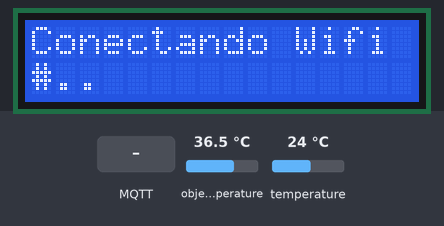
This sketch was run on a simulated ESP32. Parts: 16×2 character LCD. Inputs (shaded band) come from the test bench; at power-on: object temperature 36.5 °C, temperature 24 °C. WiFi joins after 1.5 s; servers stay silent unless stated; no MQTT or app messages arrive unless stated; what the sketch prints to the serial monitor is not drawn.

Above: at 4.8 s.
4.9 s: MQTT message "15" arrives on the first subscribed topic
8.7 s: object temperature set to 34.4 °C
At 13.1 s:
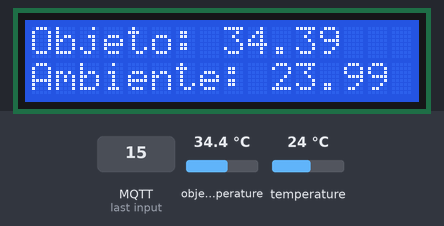
21.1 s: object temperature set to 33.7 °C
At 26.3 s:
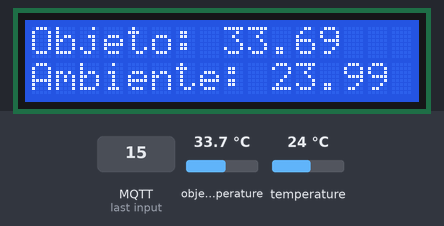
28.4 s: object temperature set to 39 °C
At 31.2 s:
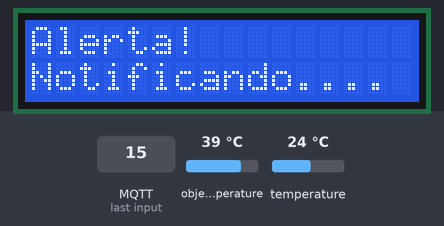
42.4 s: temperature set to 12 °C
At 48.3 s:
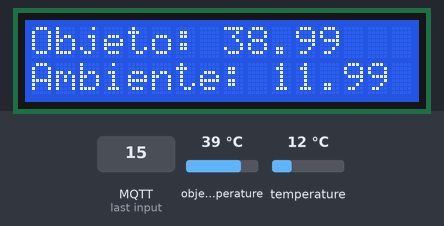
50.0 s: MQTT message "2" arrives on the first subscribed topic
At 54.2 s:
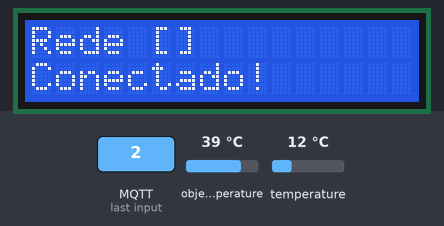
Timing chart, 0 to 55.7 s (numbered marks = the images above; inputs shaded):
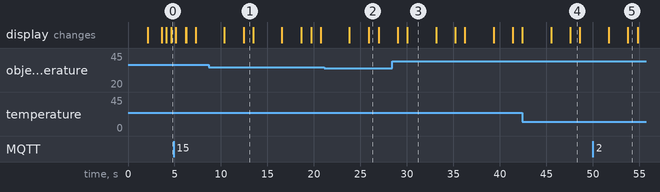

The sketch:

challenge.ino
```cpp
#include "secrets.h"
#include <WiFiClientSecure.h>
#include <PubSubClient.h>
#include <ArduinoJson.h>
#include "WiFi.h"

#include <SPI.h>
#include <Wire.h>
#include <SparkFunMLX90614.h>  // Biblioeca do Sensor Infravermelho
#include <LiquidCrystal_I2C.h>


LiquidCrystal_I2C display(0x27, 16, 2);  //porta hexa, 16 colunas e 2 linhas


#define AWS_IOT_PUBLISH_TOPIC "esp32/2/pub"
#define AWS_IOT_SUBSCRIBE_TOPIC "esp32/sub"
long lastReconnectAttempt = 0;
long connectWiFiCount = 0;
int reconnectToWifiDefault = 0;

IRTherm temperatura;
WiFiClientSecure net = WiFiClientSecure();
PubSubClient client(net);


void connectWifi(const char* ssid, const char* password) {

  connectWiFiCount = 0;

  Serial.println("Wi-Fi: " + String(ssid));
  display.clear();
  display.print("Conectando Wifi");

  WiFi.mode(WIFI_STA);
  WiFi.begin(ssid, password);

  Serial.println("Connecting to Wi-Fi: ");
  display.setCursor(0, 1);
  display.print(String(ssid));

  while (WiFi.status() != WL_CONNECTED) {
    delay(500);
    Serial.println(".");
    display.print(".");
    connectWiFiCount++;

    if (connectWiFiCount == 15) {
      connectWiFiCount = 0;
      display.clear();
      display.print("Falha Conexao!");
      display.setCursor(0, 1);
      display.print(String(ssid));
      delay(500);
      reconnectToWifiDefault++;

      if (reconnectToWifiDefault == 2) {
        reconnectToWifiDefault = 0;
        connectWifi("#", "12345678");
      } else {
        connectWifi(ssid, password);
      }
    }
  }

  Serial.println("Wi-Fi: " + String(ssid) + " connected!!");
  display.clear();
  display.print("Rede [" + String(ssid) + "]");

  display.setCursor(0, 1);
  display.print("Conectado!");
  delay(1000);


  // Configure WiFiClientSecure to use the AWS IoT device credentials
  net.setCACert(AWS_CERT_CA);
  net.setCertificate(AWS_CERT_CRT);
  net.setPrivateKey(AWS_CERT_PRIVATE);
}

boolean connectAWS() {


  Serial.println("RECONECTAR THING");
  // Connect to the MQTT broker on the AWS endpoint we defined earlier
  client.setServer(AWS_IOT_ENDPOINT, 8883);

  Serial.println("Connecting to AWS IOT");
  display.clear();
  display.print("Conectando no ");
  display.setCursor(0, 1);
  display.print("IoT Remoto...");

  Serial.println("AWS IoT Connected!");
  display.print("AWS IoT Conectado!");

  sendAndReceive();

  return client.connected();
}

boolean sendAndReceive() {
  if (client.connect(THINGNAME)) {
    //Serial.print("Thing founded...");
    publishMessage();
  } else {
    Serial.println("Falha na Conexão!");  //Exibe a mensagem de falha
    Serial.println(client.state());       // exibe o código pelo qual não foi possível conectar
    /*
    * -4 : MQTT_CONNECTION_TIMEOUT - the server didn't respond within the keepalive time
    * -3 : MQTT_CONNECTION_LOST - the network connection was broken
    * -2 : MQTT_CONNECT_FAILED - the network connection failed
    * -1 : MQTT_DISCONNECTED - the client is disconnected cleanly
    * 0 : MQTT_CONNECTED - the client is connected
    * 1 : MQTT_CONNECT_BAD_PROTOCOL - the server doesn't support the requested version of MQTT
    * 2 : MQTT_CONNECT_BAD_CLIENT_ID - the server rejected the client identifier
    * 3 : MQTT_CONNECT_UNAVAILABLE - the server was unable to accept the connection
    * 4 : MQTT_CONNECT_BAD_CREDENTIALS - the username/password were rejected
    * 5 : MQTT_CONNECT_UNAUTHORIZED - the client was not authorized to connect
    */
  }

  if (!client.connected()) {
    Serial.println("AWS IoT Timeout!");
    Serial.println(client.state());
    Serial.println("");

    display.clear();
    display.print("Erro! Tempo esgotado!");
    display.setCursor(0, 1);
    display.print("cod erro: " + String(client.state()));
    delay(3000);
    return false;
  }

  // Subscribe to a topic
  if (!client.subscribe(AWS_IOT_SUBSCRIBE_TOPIC)) {
    Serial.println("subscribe fails!");
  }

  client.setCallback(callback);
}

void setup() {
  Serial.begin(115200);
  display.init();
  display.backlight();

  display.print("Iniciando Sensor");

  if (temperatura.begin()) {
    display.clear();
    display.print("Sensor Ok!");
  } else {
    display.print("Sensor/Problema1");
    return;
  }
  delay(1000);

  // Inicia o Sensor no endereço 0x5A
  temperatura.setUnit(TEMP_C);  // Define a temperatura em Celsius

  if (!temperatura.read()) {
    display.print("Sensor/Problema2");
    display.clear();
    return;
  }

  delay(1000);
  display.print("Sensor Ok!");
  display.clear();

  lastReconnectAttempt = 0;

  delay(1500);
}


void loop() {

  if (!temperatura.read()) {
    Serial.println("mlx90614 fails...");
    display.print("Sensor/Problema");
    display.clear();
    return;
  }

  if (!WiFi.isConnected()) {
    Serial.println("wifi lose...");
    return connectWifi((const char*)"#", (const char*)"12345678");
  }

  if (!client.connected()) {
    long now = millis();
    if (now - lastReconnectAttempt > 5000) {
      Serial.println("now - 5000");
      lastReconnectAttempt = now;
      // Attempt to reconnect
      if (connectAWS()) {
        Serial.println("reconnecting...");
        lastReconnectAttempt = 0;
      }
    }
  } else {
    // Client connected
    sendAndReceive();
    client.loop();
  }
}


void sensor() {
  if (temperatura.read()) {

    // temperatura.wake();
    display.clear();  // Posiciona o cursor

    display.print("Objeto: " + String(temperatura.object(), 2));
    Serial.println("Objeto: " + String(temperatura.object(), 2));

    display.setCursor(0, 1);  // Posiciona o cursor
    display.print("Ambiente: " + String(temperatura.ambient(), 2));
    Serial.println("Ambiente: " + String(temperatura.ambient(), 2));
    //temperatura.sleep();
    delay(1000);

    if (temperatura.object() > 34) {
      display.clear();
      display.print("Alerta!");
      display.setCursor(0, 1);
      display.print("Notificando....");
      delay(3000);
    }


  } else {
    Serial.println("temperature fails!! ");
  }
}

void publishMessage() {

  sensor();

  display.clear();
  display.print("Enviando dados...");


  StaticJsonDocument<200> doc;
  doc["ambient"] = String(temperatura.ambient(), 2).toFloat();
  doc["temperature"] = String(temperatura.object(), 2).toFloat();
  char jsonBuffer[512];
  serializeJson(doc, jsonBuffer);  // print to client

  display.clear();
  display.print(String(jsonBuffer));

  if (client.publish(AWS_IOT_PUBLISH_TOPIC, jsonBuffer)) {
    Serial.println("publish ok!");
    display.clear();
    display.print("pub: " + String(AWS_IOT_PUBLISH_TOPIC));
    delay(2000);
  } else {
    Serial.println("publish error!");
  }
}


void callback(char* topic, byte* message, unsigned int length) {
  Serial.print("=========================== Message arrived on topic: ");
  Serial.print(topic);
  Serial.print(". Message: (length) " + String(length) + "  :  ");
  String payload;

  for (int i = 0; i < length; i++) {
    payload += (char)message[i];
  }

  Serial.println(String(payload));

  StaticJsonDocument<256> doc;
  deserializeJson(doc, payload);

  display.clear();
  display.print("Nova Rede...");

  connectWifi(doc["ssid"], doc["password"]);
  Serial.println();
}
```

secrets.h
```cpp
#include <pgmspace.h>

#define SECRET
#define THINGNAME ""                         //change this

const char WIFI_SSID[] = "#";               //change this
const char WIFI_PASSWORD[] = "";           //change this
const char AWS_IOT_ENDPOINT[] = "a3k3m1kokdr8y3-ats.iot.us-east-1.amazonaws.com";       //change this

// Amazon Root CA 1
static const char AWS_CERT_CA[] PROGMEM = R"EOF(
-----BEGIN CERTIFICATE-----
-----END CERTIFICATE-----
)EOF";

// Device Certificate                                               //change this
static const char AWS_CERT_CRT[] PROGMEM = R"KEY(
-----BEGIN CERTIFICATE-----
-----END CERTIFICATE-----


)KEY";

// Device Private Key                                               //change this
static const char AWS_CERT_PRIVATE[] PROGMEM = R"KEY(
-----BEGIN RSA PRIVATE KEY-----
-----END RSA PRIVATE KEY-----


)KEY";
```

Measured:
- after the input at 28.4 s, the display: first changes after 0.63 s (image 3 shows a later state)
- after the input at 50.0 s, the display: first differs from a run without the input after 3.7 s (image 5)
- what the display in image 1 shows lasts 1.0 s, from 12.5 s to 13.5 s
- what the display in image 2 shows lasts 1.0 s, from 25.9 s to 26.9 s
- what the display in image 3 shows lasts 3.0 s, from 30.1 s to 33.1 s
